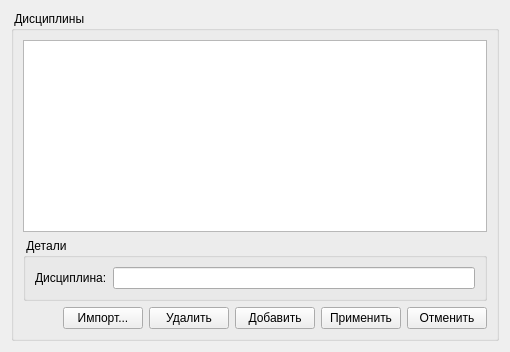
       <widget class="QWidget" name="page_4">
        <layout class="QHBoxLayout" name="horizontalLayout_33">
         <item>
          <widget class="QGroupBox" name="groupBox_12">
           <property name="title">
            <string> Дисциплины </string>
           </property>
           <layout class="QVBoxLayout" name="verticalLayout_6">
            <item>
             <widget class="QTableView" name="subjectsTableView"/>
            </item>
            <item>
             <widget class="QGroupBox" name="groupBox_13">
              <property name="title">
               <string> Детали </string>
              </property>
              <layout class="QFormLayout" name="formLayout_2">
               <property name="fieldGrowthPolicy">
                <enum>QFormLayout::ExpandingFieldsGrow</enum>
               </property>
               <property name="labelAlignment">
                <set>Qt::AlignLeading|Qt::AlignLeft|Qt::AlignVCenter</set>
               </property>
               <item row="0" column="0">
                <widget class="QLabel" name="label_22">
                 <property name="text">
                  <string>Дисциплина:</string>
                 </property>
                </widget>
               </item>
               <item row="0" column="1">
                <widget class="QLineEdit" name="subjectEdit"/>
               </item>
              </layout>
             </widget>
            </item>
            <item>
             <layout class="QHBoxLayout" name="horizontalLayout_34">
              <item>
               <spacer name="horizontalSpacer_11">
                <property name="orientation">
                 <enum>Qt::Horizontal</enum>
                </property>
                <property name="sizeHint" stdset="0">
                 <size>
                  <width>40</width>
                  <height>20</height>
                 </size>
                </property>
               </spacer>
              </item>
              <item>
               <widget class="QPushButton" name="importSubjectsButton">
                <property name="text">
                 <string>Импорт...</string>
                </property>
               </widget>
              </item>
              <item>
               <widget class="QPushButton" name="deleteSubjectButton">
                <property name="text">
                 <string>Удалить</string>
                </property>
               </widget>
              </item>
              <item>
               <widget class="QPushButton" name="addSubjectButton">
                <property name="text">
                 <string>Добавить</string>
                </property>
               </widget>
              </item>
              <item>
               <widget class="QPushButton" name="cancelSubkectsButton">
                <property name="text">
                 <string>Применить</string>
                </property>
               </widget>
              </item>
              <item>
               <widget class="QPushButton" name="applySubjectsButton">
                <property name="text">
                 <string>Отменить</string>
                </property>
               </widget>
              </item>
             </layout>
            </item>
           </layout>
          </widget>
         </item>
        </layout>
       </widget>
